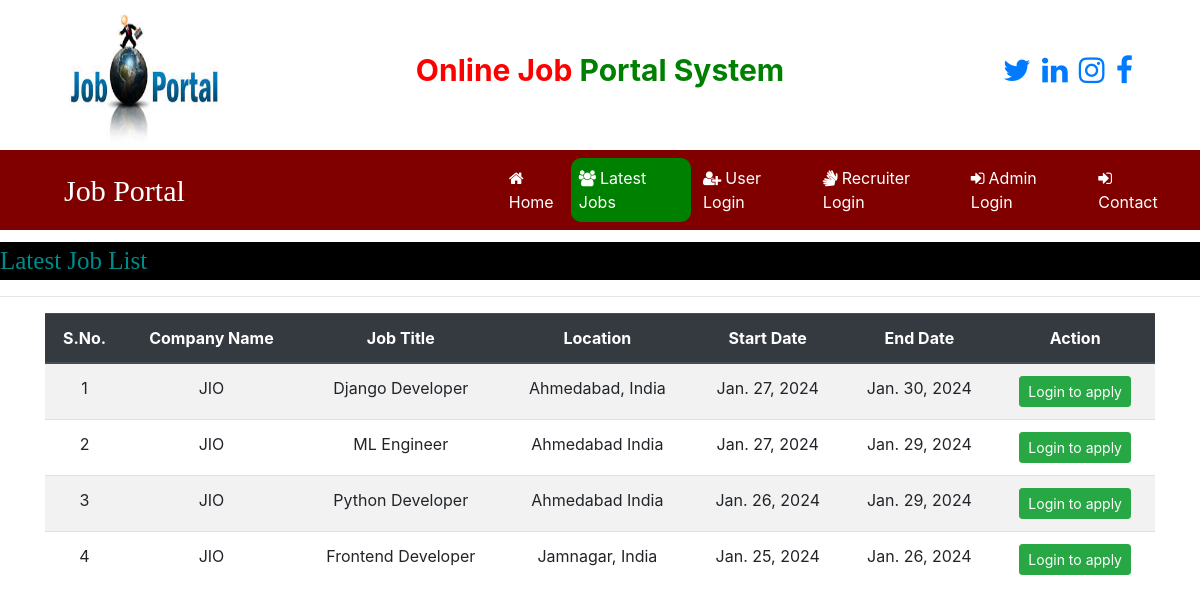
The page /latest_jobs on the database its author committed.
### job/models.py (models this page shows, shortened)
class Job(models.Model):
    recruiter = models.ForeignKey(Recruiter, on_delete=models.CASCADE)
    start_date = models.DateField()
    end_date = models.DateField()
    title = models.CharField(max_length=100)
    salary = models.FloatField(max_length=20)
    image = models.FileField()
    description = models.CharField(max_length=300)
    experience = models.CharField(max_length=50)
    location = models.CharField(max_length=100)
    skills = models.CharField(max_length=100)
    creationdate = models.DateField()

class Recruiter(models.Model):
    user = models.ForeignKey(User, on_delete=models.CASCADE)
    mobile = models.CharField(max_length=15, null=True)
    image = models.FileField(null=True)
    gender = models.CharField(max_length=10, null=True)
    company = models.CharField(max_length=100, null=True)
    type = models.CharField(max_length=15, null=True)
    status = models.CharField(max_length=20, null=True)

### job/views.py (the view)
# urls.py: path('latest_jobs', latest_jobs, name='latest_jobs'),
def latest_jobs(request):
    job = Job.objects.all().order_by('-start_date')
    d = {'job':job}
    return render(request, 'latest_jobs.html', d)

### job/templates/latest_jobs.html (shortened to what this page needs)
{% load static %}
{% block body %}
{% include "navigation.html" %}
<marquee style="font-family:'Monotype Corsiva'; font-size:25px; color:darkcyan; background-color:black; margin-top:1%">
    Latest Job List
</marquee>
<hr>
<div class="container">
    <table class="table table-striped" id="example">
        <thead class="thead-dark">
            <tr>
                <th>S.No.</th>
                <th>Company Name</th>
                <th>Job Title</th>
                <th>Location</th>
                <th>Start Date</th>
                <th>End Date</th>
                <th>Action</th>
            </tr>
        </thead>
        <tbody>
            {% for i in job %}
            <tr>
                <td>{{forloop.counter}}</td>
                <td>{{i.recruiter.company}}</td>
                <td>{{i.title}}</td>
                <td>{{i.location}}</td>
                <td>{{i.start_date}}</td>
                <td>{{i.end_date}}</td>
                <td><a href="{% url "user_login" %}" class="btn btn-success btn-sm">Login to apply</a>
                </td>
            </tr>
            {% endfor %}
        </tbody>
    </table>
</div>
{% endblock body %}

### job/templates/latest_jobs.html (style rules this page uses)
tr { text-align:center }

### rows shown on the page
Job: recruiter.company "JIO", title "Django Developer", location "Ahmedabad, India", start_date "Jan. 27, 2024", end_date "Jan. 30, 2024"
Job: recruiter.company "JIO", title "ML Engineer", location "Ahmedabad India", start_date "Jan. 27, 2024", end_date "Jan. 29, 2024"
Job: recruiter.company "JIO", title "Python Developer", location "Ahmedabad India", start_date "Jan. 26, 2024", end_date "Jan. 29, 2024"
Job: recruiter.company "JIO", title "Frontend Developer", location "Jamnagar, India", start_date "Jan. 25, 2024", end_date "Jan. 26, 2024"
